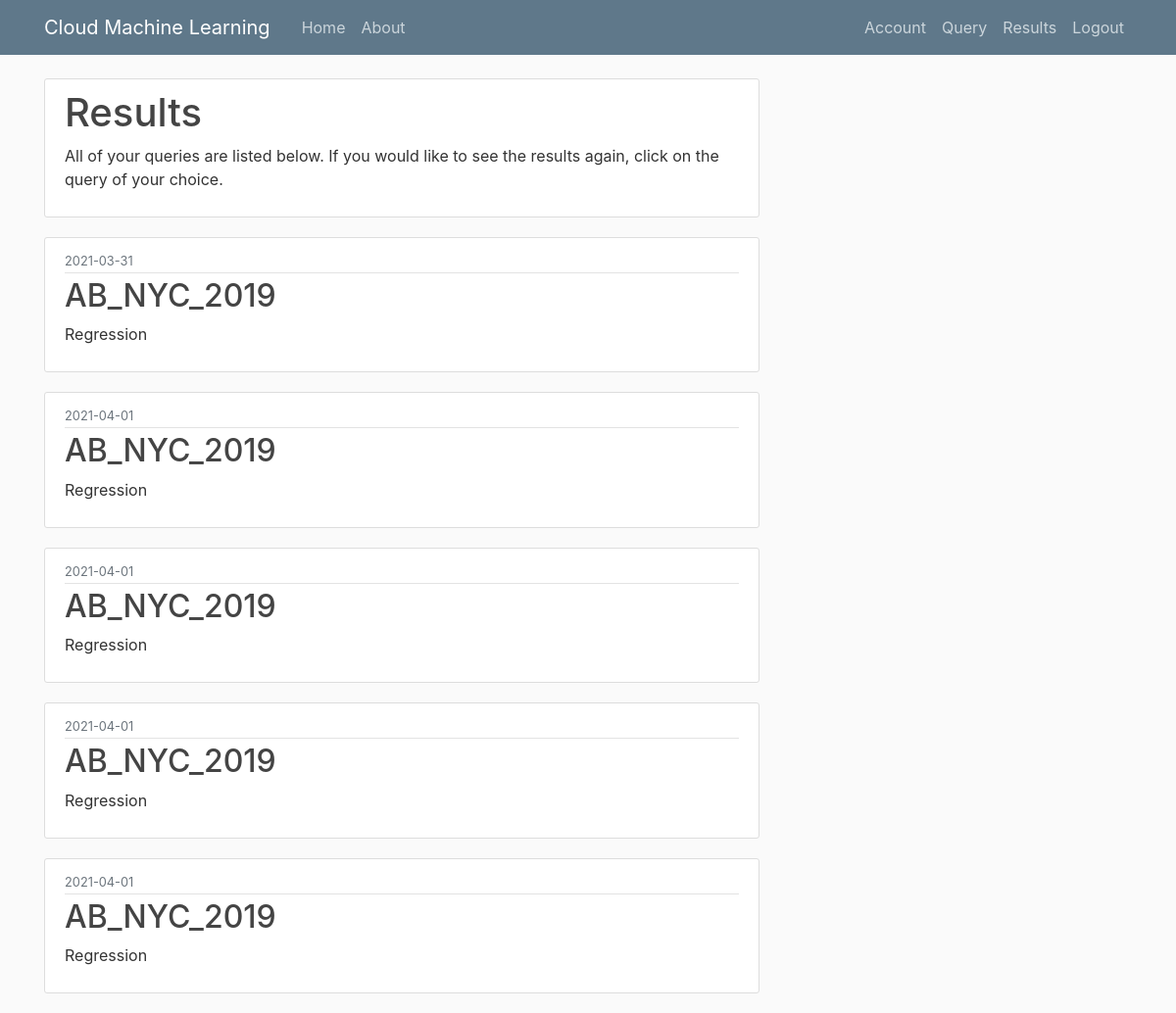
/results (signed in), run on an earlier commit of the app's database.
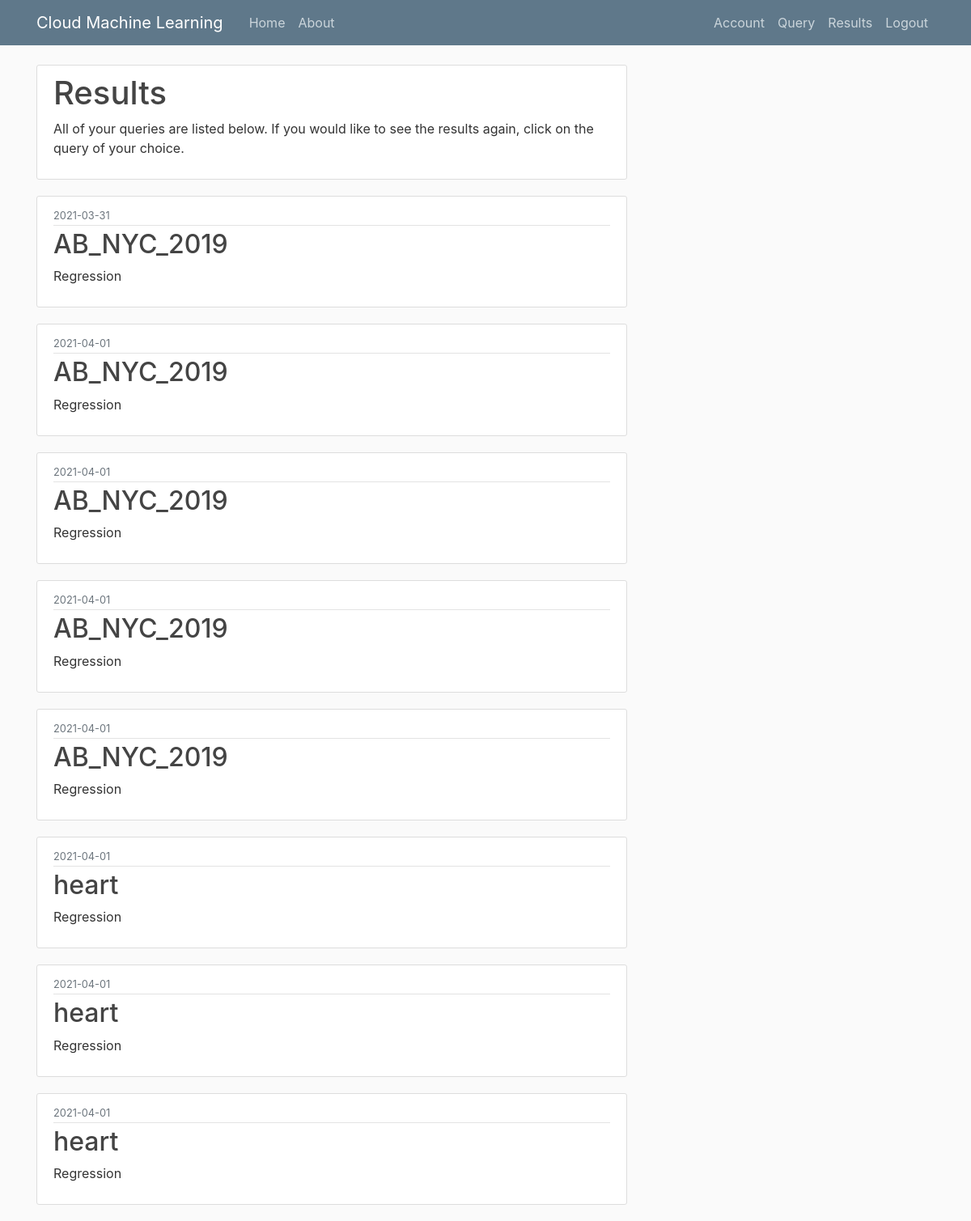
And on a later commit of the database.
### website/db_models.py (models this page shows, shortened)
class Query(db.Model):
    id = db.Column(db.Integer, primary_key=True)
    name = db.Column(db.String(100), nullable=False)
    title = db.Column(db.String(100), nullable=False)
    recover_title = db.Column(db.String(100), nullable=False)
    ml_type = db.Column(db.String(20), nullable=False, default='Regression')
    date_posted = db.Column(db.DateTime, nullable=False, default=datetime.utcnow)
    user_id = db.Column(db.Integer, db.ForeignKey('user.id'), nullable=False)

### website/routes.py (the view)
@app.route("/results", methods=['GET', 'POST'])
@login_required
def results():
	posts = Query.query.filter_by(user_id=current_user.id).all()
	return render_template('results.html', title='Results', posts=posts)

### website/db_models.py (called while the page is built)
@login_manager.user_loader
def load_user(user_id):
    return User.query.get(int(user_id))

### website/templates/results.html
{% extends "layout.html" %}
{% block content %}
	<div class="content-section">
		<h1>Results</h1>
		<p>
			All of your queries are listed below.
			If you would like to see the results again, click
			on the query of your choice.
		</p>
	</div>
	 {% for post in posts %}
        <article class="media content-section">
          <div class="media-body">
            <div class="article-metadata">
              <small class="text-muted">{{ post.date_posted.strftime('%Y-%m-%d') }}</small>
            </div>
            <h2>{{ post.name }}</h2>
            <p>{{ post.ml_type }}</p>
          </div>
        </article>
    {% endfor %}
{% endblock content %}

### website/templates/layout.html (shortened to what this page needs)
<!DOCTYPE html>
<html>
<head>
    <link rel="stylesheet" href="https://maxcdn.bootstrapcdn.com/bootstrap/4.0.0/css/bootstrap.min.css">
    <link rel="stylesheet" type="text/css" href="{{ url_for('static', filename='main.css') }}">
</head>
<body>
    <header class="site-header">
      <nav class="navbar navbar-expand-md navbar-dark bg-steel fixed-top">
        <div class="container">
          <a class="navbar-brand mr-4" href="/">Cloud Machine Learning</a>
          <div class="collapse navbar-collapse" id="navbarToggle">
            <div class="navbar-nav mr-auto">
              <a class="nav-item nav-link" href="{{url_for('home')}}">Home</a>
              <a class="nav-item nav-link" href="{{url_for('about')}}">About</a>
            </div>
            <div class="navbar-nav">
              {% if current_user.is_authenticated %}
                <a class="nav-item nav-link" href="{{url_for('account')}}">Account</a>
                <a class="nav-item nav-link" href="{{url_for('query')}}">Query</a>
                <a class="nav-item nav-link" href="{{url_for('results')}}">Results</a>
                <a class="nav-item nav-link" href="{{url_for('logout')}}">Logout</a>
              {% else %}
                <a class="nav-item nav-link" href="{{url_for('login')}}">Login</a>
                <a class="nav-item nav-link" href="{{url_for('register')}}">Register</a>
              {% endif %}
            </div>
          </div>
        </div>
      </nav>
    </header>
    <main role="main" class="container">
      <div class="row">
        <div class="col-md-8">
          {% block content %}{% endblock %}
        </div>
    </main>
</body>
</html>

### website/static/main.css (style rules this page uses)
body { background: #fafafa; color: #333333; margin-top: 5rem; }
h1, h2, h3, h4, h5, h6 { color: #444444; }
.bg-steel { background-color: #5f788a; }
.site-header .navbar-nav .nav-link { color: #cbd5db; }
.content-section { background: #ffffff; padding: 10px 20px; border: 1px solid #dddddd; border-radius: 3px; margin-bottom: 20px; }
.article-metadata { padding-bottom: 1px; margin-bottom: 4px; border-bottom: 1px solid #e3e3e3 }

What changed in the data, as far as the page shows it:
added Query: date_posted "2021-04-01", name "heart", ml_type "Regression"
added Query: date_posted "2021-04-01", name "heart", ml_type "Regression"
added Query: date_posted "2021-04-01", name "heart", ml_type "Regression"
